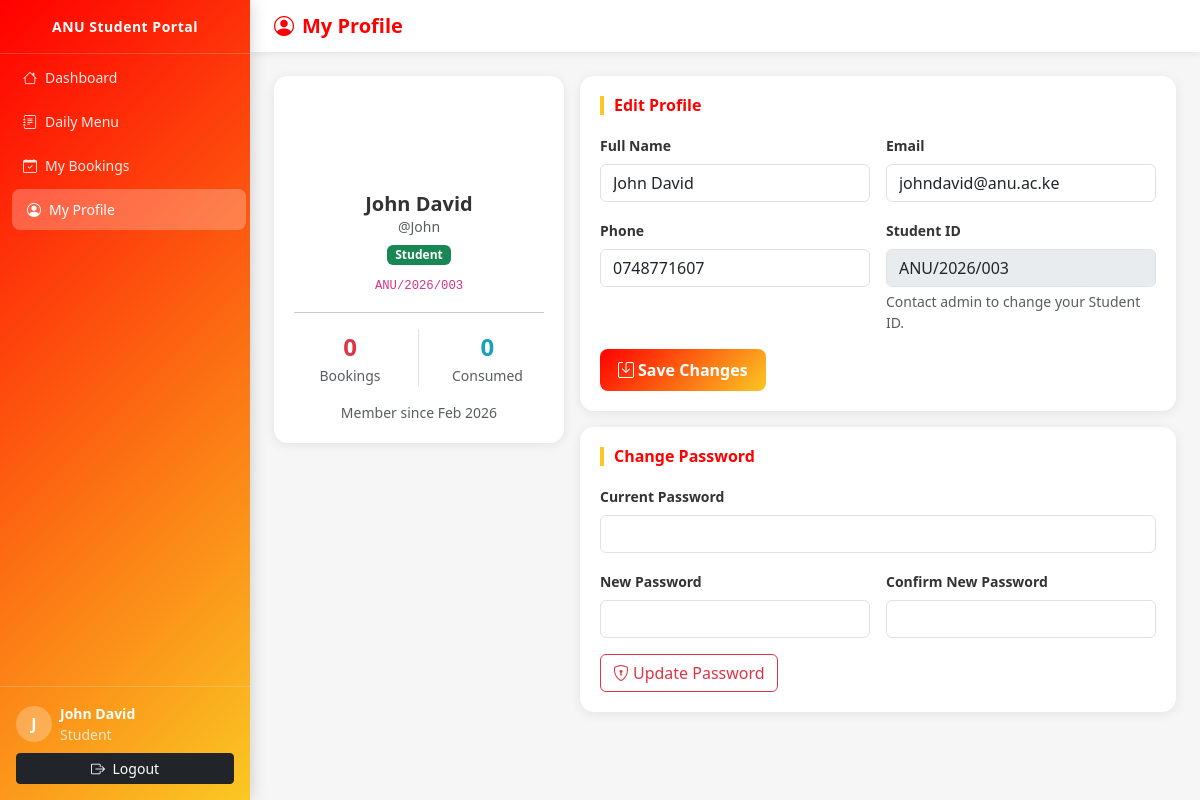
The app's page /student/profile.php (signed in) with its own data.
### tables this page shows
CREATE TABLE `users` (
  `id` int(11) NOT NULL,
  `username` varchar(50) NOT NULL,
  `password` varchar(255) NOT NULL,
  `fullname` varchar(100) NOT NULL,
  `email` varchar(100) NOT NULL,
  `role` enum('super_admin','admin','student') NOT NULL DEFAULT 'student',
  `student_id` varchar(30) DEFAULT NULL,
  `department` varchar(100) DEFAULT NULL,
  `phone` varchar(20) DEFAULT NULL,
  `created_at` timestamp NOT NULL DEFAULT current_timestamp(),
  `updated_at` timestamp NOT NULL DEFAULT current_timestamp() ON UPDATE current_timestamp()
);

### includes/auth.php (called while the page is built, shortened)
<?php
function currentUser() {
    return [
        'id'       => $_SESSION['user_id'] ?? null,
        'username' => $_SESSION['username'] ?? '',
        'fullname' => $_SESSION['fullname'] ?? '',
        'role'     => $_SESSION['role'] ?? '',
        'email'    => $_SESSION['email'] ?? '',
    ];
}

### student/profile.php (the view, shortened to what this page needs)
<?php
require_once '../includes/auth.php';
$uid = $_SESSION['user_id'];
$profile = $conn->query("SELECT * FROM users WHERE id=$uid")->fetch_assoc();
$booking_count  = $conn->query("SELECT COUNT(*) c FROM bookings WHERE user_id=$uid")->fetch_assoc()['c'];
$consumed_count = $conn->query("SELECT COUNT(*) c FROM bookings WHERE user_id=$uid AND status='consumed'")->fetch_assoc()['c'];
?>
<!DOCTYPE html>
<html lang="en">
<head>
    <link rel="stylesheet" href="https://cdn.jsdelivr.net/npm/bootstrap@5.3.2/dist/css/bootstrap.min.css">
    <link rel="stylesheet" href="https://cdn.jsdelivr.net/npm/bootstrap-icons@1.11.3/font/bootstrap-icons.min.css">
    <link rel="stylesheet" href="../public/css/style.css">
</head>
<body>
<div class="d-flex">
    <?php include '../includes/student_sidebar.php'; ?>
    <div class="main-content flex-grow-1">
        <div class="topbar"><h1><i class="bi bi-person-circle me-2"></i>My Profile</h1></div>
        <div class="p-4 fade-in-up">
            <div class="row g-3">
                <div class="col-md-4">
                    <div class="chart-card text-center">
                        <div class="avatar-circle mx-auto mb-3" style="width:80px;height:80px;font-size:2rem;">
                        </div>
                        <h5 class="fw-bold mb-0"><?= htmlspecialchars($profile['fullname']) ?></h5>
                        <div class="text-muted small mb-1">@<?= htmlspecialchars($profile['username']) ?></div>
                        <span class="badge bg-success">Student</span>
                        <?php if ($profile['student_id']): ?>
                        <div class="mt-2 small"><code><?= htmlspecialchars($profile['student_id']) ?></code></div>
                        <?php endif; ?>
                        <hr>
                        <div class="row text-center">
                            <div class="col-6 border-end">
                                <div class="fw-bold fs-4 text-danger"><?= $booking_count ?></div>
                                <div class="small text-muted">Bookings</div>
                            </div>
                            <div class="col-6">
                                <div class="fw-bold fs-4" style="color:#17a2b8;"><?= $consumed_count ?></div>
                                <div class="small text-muted">Consumed</div>
                            </div>
                        </div>
                        <div class="mt-3 small text-muted">
                            Member since <?= date('M Y', strtotime($profile['created_at'])) ?>
                        </div>
                    </div>
                </div>
                <div class="col-md-8">
                    <div class="chart-card mb-3">
                        <h6 class="section-title">Edit Profile</h6>
                        <form method="POST">
                            <div class="row g-3">
                                <div class="col-md-6">
                                    <label class="form-label">Full Name</label>
                                    <input type="text" name="fullname" class="form-control" value="<?= htmlspecialchars($profile['fullname']) ?>" required>
                                </div>
                                <div class="col-md-6">
                                    <label class="form-label">Email</label>
                                    <input type="email" name="email" class="form-control" value="<?= htmlspecialchars($profile['email']) ?>" required>
                                </div>
                                <div class="col-md-6">
                                    <label class="form-label">Phone</label>
                                    <input type="text" name="phone" class="form-control" value="<?= htmlspecialchars($profile['phone'] ?? '') ?>" placeholder="+254...">
                                </div>
                                <div class="col-md-6">
                                    <label class="form-label">Student ID</label>
                                    <input type="text" class="form-control" value="<?= htmlspecialchars($profile['student_id'] ?? '') ?>" disabled>
                                    <div class="form-text">Contact admin to change your Student ID.</div>
                                </div>
                            </div>
                            <button type="submit" class="btn btn-anu mt-3"><i class="bi bi-save me-1"></i>Save Changes</button>
                        </form>
                    </div>
                    <div class="chart-card">
                        <h6 class="section-title">Change Password</h6>
                        <form method="POST">
                            <div class="row g-3">
                                <div class="col-12">
                                    <label class="form-label">Current Password</label>
                                    <input type="password" name="current_password" class="form-control" required>
                                </div>
                                <div class="col-md-6">
                                    <label class="form-label">New Password</label>
                                    <input type="password" name="new_password" class="form-control" minlength="6" required>
                                </div>
                                <div class="col-md-6">
                                    <label class="form-label">Confirm New Password</label>
                                    <input type="password" name="confirm_password" class="form-control" required>
                                </div>
                            </div>
                            <button type="submit" class="btn btn-outline-danger mt-3"><i class="bi bi-shield-lock me-1"></i>Update Password</button>
                        </form>
                    </div>
                </div>
            </div>
        </div>
    </div>
</div>
</body>
</html>

### includes/student_sidebar.php (shortened to what this page needs)
<?php
$current_page = basename($_SERVER['PHP_SELF']);
function isActiveS($page) {
    global $current_page;
    return $current_page === $page ? 'active' : '';
}
$user = currentUser();
?>
<div class="sidebar d-flex flex-column" id="sidebar">
    <div class="sidebar-brand text-center py-3">
        <div class="sidebar-title">ANU Student Portal</div>
    </div>
    <nav class="sidebar-nav flex-grow-1 px-2">
        <a href="dashboard.php" class="sidebar-link <?= isActiveS('dashboard.php') ?>">
            <i class="bi bi-house me-2"></i> Dashboard
        </a>
        <a href="menu.php" class="sidebar-link <?= isActiveS('menu.php') ?>">
            <i class="bi bi-journal-text me-2"></i> Daily Menu
        </a>
        <a href="my_bookings.php" class="sidebar-link <?= isActiveS('my_bookings.php') ?>">
            <i class="bi bi-calendar-check me-2"></i> My Bookings
        </a>
        <a href="profile.php" class="sidebar-link <?= isActiveS('profile.php') ?>">
            <i class="bi bi-person-circle me-2"></i> My Profile
        </a>
    </nav>
    <div class="sidebar-footer px-3 py-3">
        <div class="d-flex align-items-center gap-2 mb-2">
            <div class="avatar-circle">
                <?= strtoupper(substr($user['fullname'] ?: $user['username'], 0, 1)) ?>
            </div>
            <div class="small text-white">
                <div class="fw-bold"><?= htmlspecialchars($user['fullname']) ?></div>
                <div class="opacity-75">Student</div>
            </div>
        </div>
        <a href="../logout.php" class="btn btn-dark w-100 btn-sm">
            <i class="bi bi-box-arrow-right me-1"></i> Logout
        </a>
    </div>
</div>

### public/css/style.css (style rules this page uses)
:root { --anu-red: #ff0000; --anu-yellow: #fac823; --anu-dark: #000000; --anu-white: #ffffff; --anu-gray: #f6f6f6; --anu-red-dark: #cc0000; --anu-gradient: linear-gradient(135deg, #ff0000, #fac823); --sidebar-width: 250px; --transition: all 0.3s ease; }
body { font-family: 'Segoe UI', Tahoma, Geneva, Verdana, sans-serif; background: var(--anu-gray); color: #333; }
.sidebar { width: var(--sidebar-width); min-height: 100vh; background: var(--anu-gradient); position: fixed; top: 0; left: 0; z-index: 100; overflow-y: auto; transition: var(--transition); box-shadow: 2px 0 15px rgba(0,0,0,0.15); }
.sidebar-brand { border-bottom: 1px solid rgba(255,255,255,0.2); }
.sidebar-title { color: #fff; font-size: 14px; font-weight: 700; letter-spacing: 0.5px; }
.sidebar-nav { padding-bottom: 10px; }
.sidebar-link { display: flex; align-items: center; color: rgba(255,255,255,0.9); text-decoration: none; padding: 10px 15px; border-radius: 8px; margin: 3px 0; font-size: 14px; transition: var(--transition); }
.sidebar-link:hover, .sidebar-link.active { background: rgba(255,255,255,0.25); color: #fff; transform: translateX(4px); }
.sidebar-footer { border-top: 1px solid rgba(255,255,255,0.2); }
.avatar-circle { width: 36px; height: 36px; background: rgba(255,255,255,0.25); border-radius: 50%; display: flex; align-items: center; justify-content: center; font-weight: 700; color: #fff; font-size: 16px; flex-shrink: 0; }
.main-content { margin-left: var(--sidebar-width); min-height: 100vh; display: flex; flex-direction: column; }
.topbar { background: #fff; box-shadow: 0 2px 8px rgba(0,0,0,0.08); padding: 14px 24px; position: sticky; top: 0; z-index: 90; }
.topbar h1 { color: var(--anu-red); font-size: 20px; margin: 0; font-weight: 700; }
.btn-anu { background: var(--anu-gradient); color: #fff; border: none; border-radius: 8px; padding: 9px 18px; font-weight: 600; transition: var(--transition); cursor: pointer; }
.form-label { font-weight: 600; font-size: 14px; }
.chart-card { background: #fff; border-radius: 14px; padding: 20px; box-shadow: 0 2px 12px rgba(0,0,0,0.08); }
.fade-in-up { animation: fadeInUp 0.7s ease; }
.section-title { color: var(--anu-red); font-weight: 700; font-size: 16px; border-left: 4px solid var(--anu-yellow); padding-left: 10px; margin-bottom: 18px; }

### records on screen
users: fullname "J", fullname "John David", username "John", student "ANU/2026/003", created_at "Feb 2026", email "johndavid@anu.ac.ke", phone "0748771607"

### other values on screen
$booking_count "0"
$consumed_count "0"
